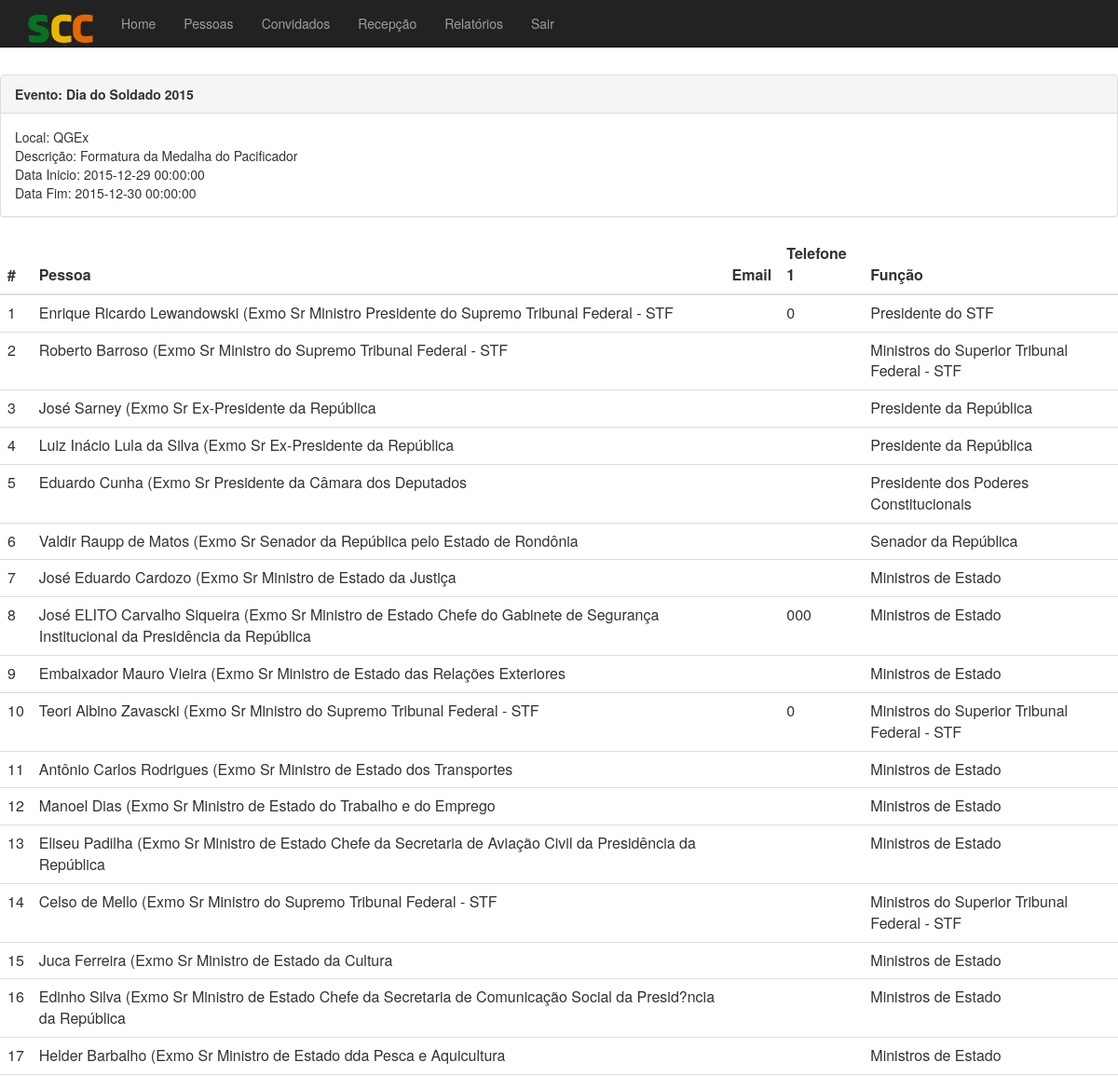
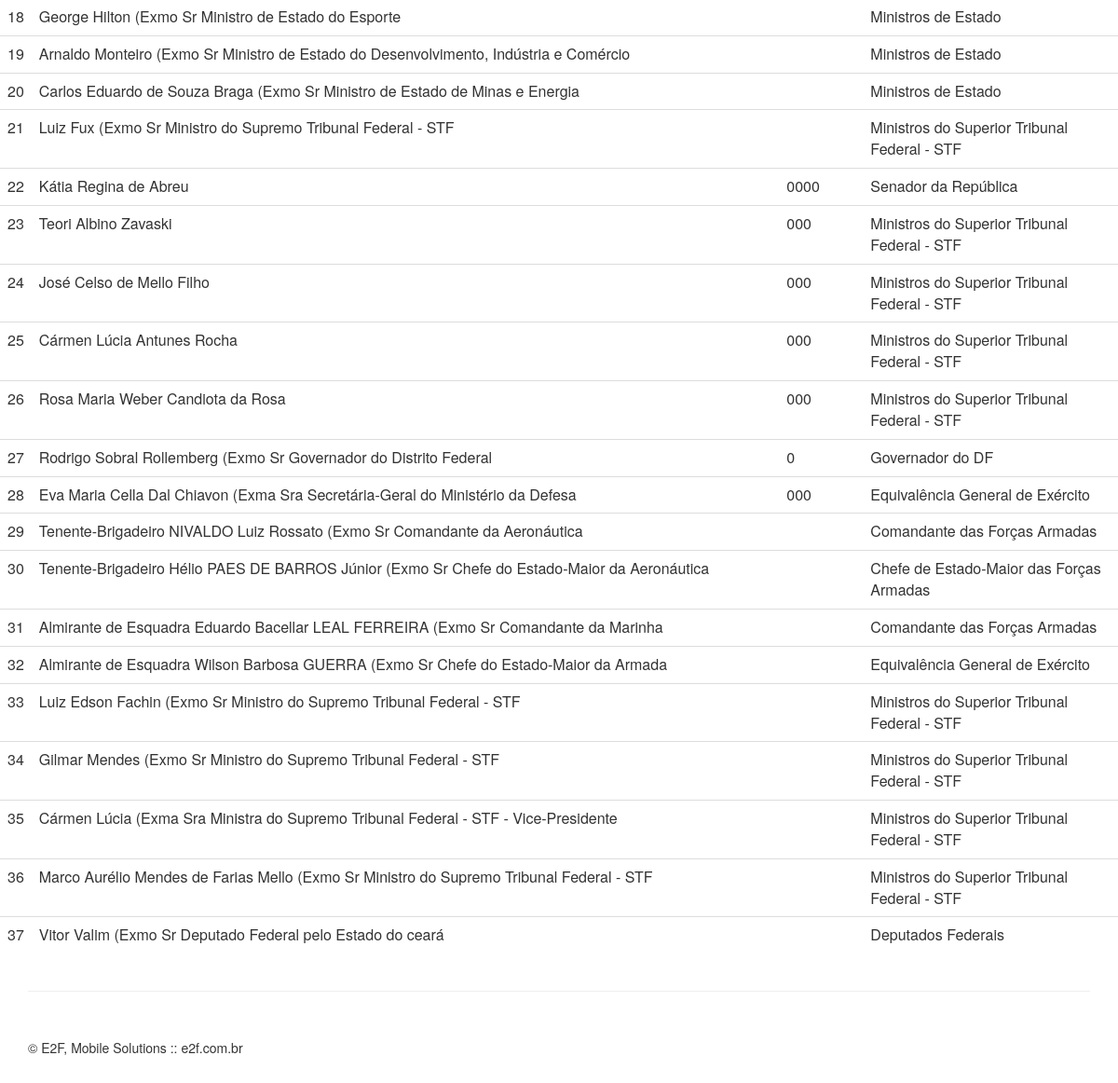
/index.php?pg=17&acao=a&id=9 (signed in), run on the app's committed database (2 pictures, top to bottom).
### tables this page shows
CREATE TABLE IF NOT EXISTS `evento` (
  `id` int(11) NOT NULL AUTO_INCREMENT,
  `nome` varchar(100) NOT NULL,
  `data_inicio` datetime NOT NULL,
  `data_fim` datetime DEFAULT NULL,
  `descricao` varchar(150) DEFAULT NULL,
  `local_id` int(11) NOT NULL,
  `usuario_cadastro_id` int(11) NOT NULL,
  `ativo` tinyint(1) NOT NULL DEFAULT '1',
  PRIMARY KEY (`id`),
  KEY `fk_evento_local1_idx` (`local_id`),
  KEY `fk_evento_usuario1_idx` (`usuario_cadastro_id`)
);

CREATE TABLE IF NOT EXISTS `local` (
  `id` int(11) NOT NULL AUTO_INCREMENT,
  `nome` varchar(100) NOT NULL,
  `endereco` varchar(200) NOT NULL,
  `cidade_id` int(11) NOT NULL,
  PRIMARY KEY (`id`),
  KEY `fk_local_cidade1_idx` (`cidade_id`)
);

CREATE TABLE IF NOT EXISTS `pessoa` (
  `id` int(11) NOT NULL AUTO_INCREMENT,
  `foto` varchar(100) DEFAULT NULL,
  `ordem` char(10) NOT NULL DEFAULT '99999',
  `nome` varchar(200) NOT NULL,
  `email` varchar(100) NOT NULL,
  `telefone_1` varchar(15) DEFAULT NULL,
  `telefone_2` varchar(15) DEFAULT NULL,
  `data_criacao` datetime DEFAULT NULL,
  `posto_graduacao_id` int(11) DEFAULT NULL,
  `funcao_id` int(11) NOT NULL,
  `usuario_cadastro_id` int(11) NOT NULL,
  `ativo` tinyint(1) NOT NULL DEFAULT '1',
  PRIMARY KEY (`id`),
  KEY `fk_pessoa_posto_graduacao1_idx` (`posto_graduacao_id`),
  KEY `fk_pessoa_funcao1_idx` (`funcao_id`),
  KEY `fk_pessoa_usuario1_idx` (`usuario_cadastro_id`)
);

CREATE TABLE IF NOT EXISTS `funcao` (
  `id` int(11) NOT NULL AUTO_INCREMENT,
  `nome` varchar(80) NOT NULL,
  `ordem` varchar(5) NOT NULL DEFAULT '001',
  `poder_id` int(11) NOT NULL,
  PRIMARY KEY (`id`),
  KEY `fk_funcao_poder1_idx` (`poder_id`)
);

### evento/pre-nominata.php (the view, shortened to what this page needs)
<?php
require_once 'conexao/conn.php';
$id	   = $_REQUEST['id'];
?>
<div class="row row-offcanvas row-offcanvas-right">
	<div class="row" style="margin-top: 10px">
			<?php
				$sql = "select e.descricao, e.data_fim, e.data_inicio, e.nome, l.nome as local
						from evento e, local l
		                where 1=1 and
		                      l.id = e.local_id
		                      and e.id = '".$id."'";
				$rs = mysqli_query($conexao, $sql);
				while ($linha = mysqli_fetch_array($rs)) {
					$data_inicio  = $linha['data_inicio'];
					$data_fim     = $linha['data_fim'];
					$nome         = $linha['nome'];
					$descricao  = $linha['descricao'];
					$local  = $linha['local'];
				}
			?>
		<div class="panel panel-default">
		  <div class="panel-heading"><b>Evento: <?php echo $nome ?></b></div>
		  <div class="panel-body">
		  	Local: <?php echo $local ?><br>
		 	Descrição: <?php echo $descricao ?><br>
		    Data Inicio: <?php echo $data_inicio ?><br>
		    Data Fim: <?php echo $data_fim ?>
		  </div>
		</div>
	</div>
	<div class="row">
		<div class="table-responsive">
			<table class="table table-hover">
				<thead>
					<tr>
						<th>#</th>
						<th>Pessoa</th>
						<th>Email</th>
						<th>Telefone 1</th>
						<th>Função</th>
					</tr>
				</thead>
				<tbody id="myTable">
					<?php
					$sql = "select  p.nome, p.email, p.telefone_1, f.nome as funcao
							from convidado c, pessoa p, funcao f
							where 1=1 and
							c.pessoa_id = p.id and
							p.funcao_id = f.id and
							c.pre_nominata = 1 and
		                    c.evento_id = '".$id."'";
					$rs = mysqli_query($conexao, $sql);
					$num = 0;
					while ($linha = mysqli_fetch_array($rs)) {
			           	 $num++;
			           	 ?>
					<tr>
						<td><?php echo $num?></td>
						<td><?php echo $linha['nome']?></td>
						<td><?php echo $linha['email']?></td>
						<td><?php echo $linha['telefone_1']?></td>
						<td><?php echo $linha['funcao']?></td>
					</tr>
					<?php
			          	}
			          	?>
				</tbody>
			</table>
		</div>
	</div>
</div>

### css/offcanvas.css (style rules this page uses)
html, body { overflow-x: hidden; }

### data on the page
evento: nome "Dia do Soldado 2015", local.nome "QGEx", descricao "Formatura da Medalha do Pacificador", data_inicio "2015-12-29 00:00:00", data_fim "2015-12-30 00:00:00"
pessoa: nome "Enrique Ricardo Lewandowski (Exmo Sr Ministro Presidente do Supremo Tribunal Federal - STF", telefone_1 "0", funcao.nome "Presidente do STF"
pessoa: nome "Roberto Barroso (Exmo Sr Ministro do Supremo Tribunal Federal - STF", funcao.nome "Ministros do Superior Tribunal Federal - STF"
pessoa: nome "José Sarney (Exmo Sr Ex-Presidente da República", funcao.nome "Presidente da República"
pessoa: nome "Luiz Inácio Lula da Silva (Exmo Sr Ex-Presidente da República", funcao.nome "Presidente da República"
pessoa: nome "Eduardo Cunha (Exmo Sr Presidente da Câmara dos Deputados", funcao.nome "Presidente dos Poderes Constitucionais"
pessoa: nome "Valdir Raupp de Matos (Exmo Sr Senador da República pelo Estado de Rondônia", funcao.nome "Senador da República"
pessoa: nome "José Eduardo Cardozo (Exmo Sr Ministro de Estado da Justiça", funcao.nome "Ministros de Estado"
pessoa: nome "José ELITO Carvalho Siqueira (Exmo Sr Ministro de Estado Chefe do Gabinete de Segurança Institucional da Presidência da República", telefone_1 "000", funcao.nome "Ministros de Estado"
pessoa: nome "Embaixador Mauro Vieira (Exmo Sr Ministro de Estado das Relações Exteriores", funcao.nome "Ministros de Estado"
pessoa: nome "Teori Albino Zavascki (Exmo Sr Ministro do Supremo Tribunal Federal - STF", telefone_1 "0", funcao.nome "Ministros do Superior Tribunal Federal - STF"
pessoa: nome "Antônio Carlos Rodrigues (Exmo Sr Ministro de Estado dos Transportes", funcao.nome "Ministros de Estado"
pessoa: nome "Manoel Dias (Exmo Sr Ministro de Estado do Trabalho e do Emprego", funcao.nome "Ministros de Estado"
pessoa: nome "Eliseu Padilha (Exmo Sr Ministro de Estado Chefe da Secretaria de Aviação Civil da Presidência da República", funcao.nome "Ministros de Estado"
pessoa: nome "Celso de Mello (Exmo Sr Ministro do Supremo Tribunal Federal - STF", funcao.nome "Ministros do Superior Tribunal Federal - STF"
pessoa: nome "Juca Ferreira (Exmo Sr Ministro de Estado da Cultura", funcao.nome "Ministros de Estado"
pessoa: nome "Edinho Silva (Exmo Sr Ministro de Estado Chefe da Secretaria de Comunicação Social da Presid?ncia da República", funcao.nome "Ministros de Estado"
pessoa: nome "Helder Barbalho (Exmo Sr Ministro de Estado dda Pesca e Aquicultura", funcao.nome "Ministros de Estado"
pessoa: nome "George Hilton (Exmo Sr Ministro de Estado do Esporte", funcao.nome "Ministros de Estado"
pessoa: nome "Arnaldo Monteiro (Exmo Sr Ministro de Estado do Desenvolvimento, Indústria e Comércio", funcao.nome "Ministros de Estado"
pessoa: nome "Carlos Eduardo de Souza Braga (Exmo Sr Ministro de Estado de Minas e Energia", funcao.nome "Ministros de Estado"
pessoa: nome "Luiz Fux (Exmo Sr Ministro do Supremo Tribunal Federal - STF", funcao.nome "Ministros do Superior Tribunal Federal - STF"
pessoa: nome "Kátia Regina de Abreu", telefone_1 "0000", funcao.nome "Senador da República"
pessoa: nome "Teori Albino Zavaski", telefone_1 "000", funcao.nome "Ministros do Superior Tribunal Federal - STF"
pessoa: nome "José Celso de Mello Filho", telefone_1 "000", funcao.nome "Ministros do Superior Tribunal Federal - STF"
pessoa: nome "Cármen Lúcia Antunes Rocha", telefone_1 "000", funcao.nome "Ministros do Superior Tribunal Federal - STF"
pessoa: nome "Rosa Maria Weber Candiota da Rosa", telefone_1 "000", funcao.nome "Ministros do Superior Tribunal Federal - STF"
pessoa: nome "Rodrigo Sobral Rollemberg (Exmo Sr Governador do Distrito Federal", telefone_1 "0", funcao.nome "Governador do DF"
pessoa: nome "Eva Maria Cella Dal Chiavon (Exma Sra Secretária-Geral do Ministério da Defesa", telefone_1 "000", funcao.nome "Equivalência General de Exército"
pessoa: nome "Tenente-Brigadeiro NIVALDO Luiz Rossato (Exmo Sr Comandante da Aeronáutica", funcao.nome "Comandante das Forças Armadas"
pessoa: nome "Tenente-Brigadeiro Hélio PAES DE BARROS Júnior (Exmo Sr Chefe do Estado-Maior da Aeronáutica", funcao.nome "Chefe de Estado-Maior das Forças Armadas"
pessoa: nome "Almirante de Esquadra Eduardo Bacellar LEAL FERREIRA (Exmo Sr Comandante da Marinha", funcao.nome "Comandante das Forças Armadas"
pessoa: nome "Almirante de Esquadra Wilson Barbosa GUERRA (Exmo Sr Chefe do Estado-Maior da Armada", funcao.nome "Equivalência General de Exército"
pessoa: nome "Luiz Edson Fachin (Exmo Sr Ministro do Supremo Tribunal Federal - STF", funcao.nome "Ministros do Superior Tribunal Federal - STF"
pessoa: nome "Gilmar Mendes (Exmo Sr Ministro do Supremo Tribunal Federal - STF", funcao.nome "Ministros do Superior Tribunal Federal - STF"
pessoa: nome "Cármen Lúcia (Exma Sra Ministra do Supremo Tribunal Federal - STF - Vice-Presidente", funcao.nome "Ministros do Superior Tribunal Federal - STF"
pessoa: nome "Marco Aurélio Mendes de Farias Mello (Exmo Sr Ministro do Supremo Tribunal Federal - STF", funcao.nome "Ministros do Superior Tribunal Federal - STF"
pessoa: nome "Vitor Valim (Exmo Sr Deputado Federal pelo Estado do ceará", funcao.nome "Deputados Federais"
